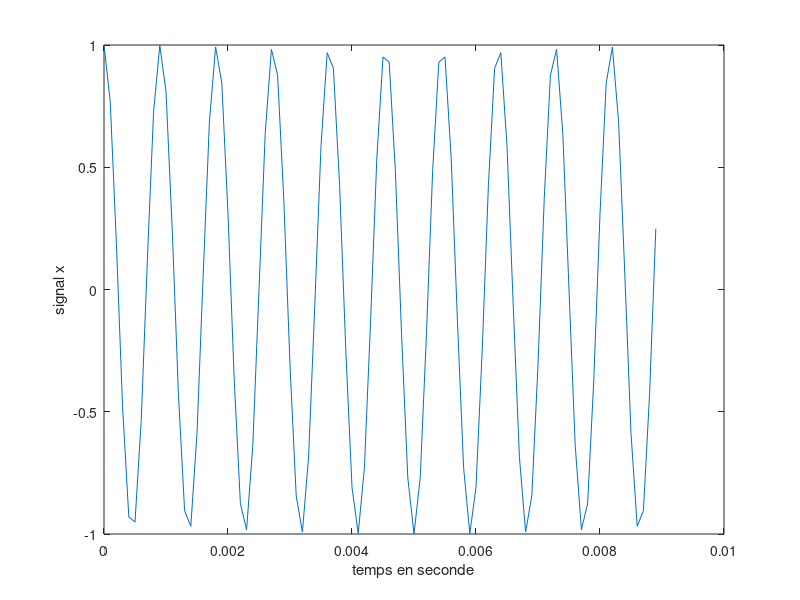
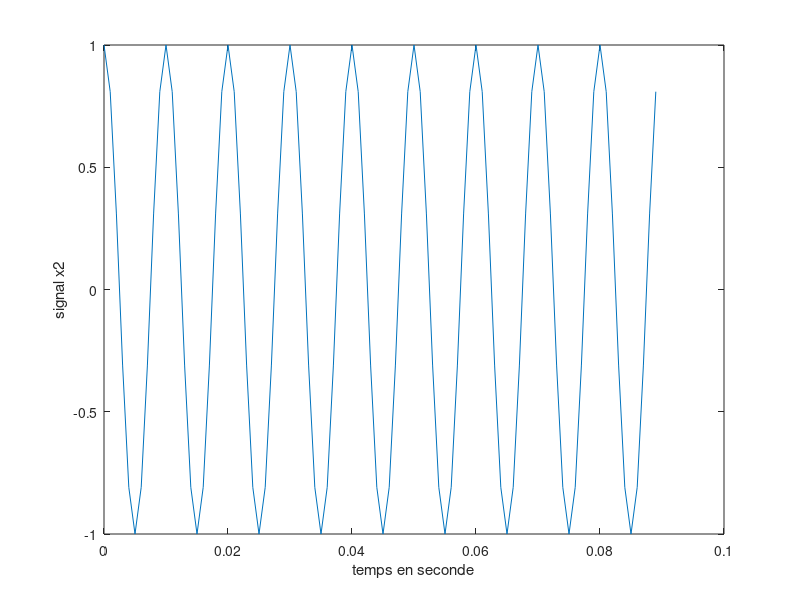
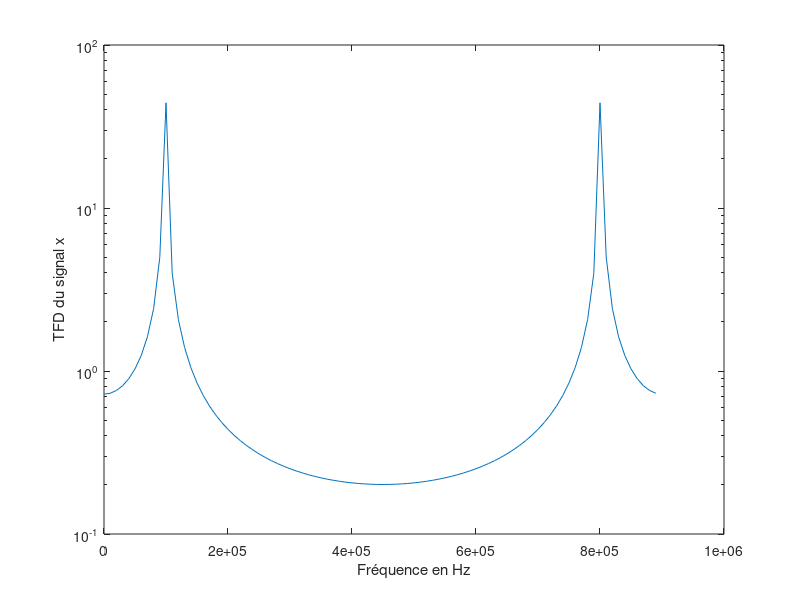
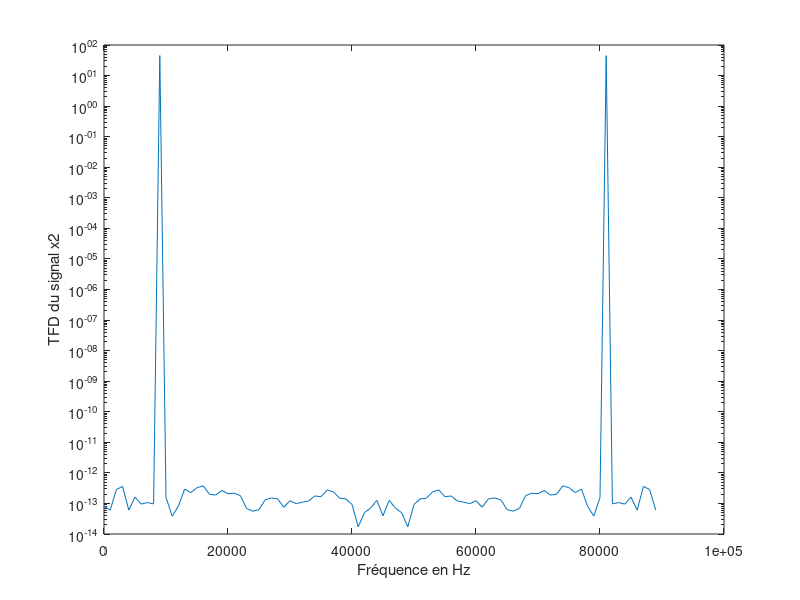

Reproduce these figures in MATLAB, in order.
%2.1 Représentation temporelle
f0 = 1100;
Fe = 10000;
Te = 1/Fe;
N = 90;
x = cos(2*pi*f0*(0:Te:(N-1)*Te))
plot((0:Te:(N-1)*Te),x)
xlabel("temps en seconde");
ylabel("signal x");

Fe2 = 1000;
Te2 = 1/Fe2;
x2 = cos(2*pi*f0*(0:Te2:(N-1)*Te2))
x2(1)
figure
plot((0:Te2:(N-1)*Te2),x2)
xlabel("temps en seconde");
ylabel("signal x2");
%critère de Shannon Fe > 2fmax 

%2.2 Représentation fréquentielle
TF_x = fft(x);
figure
semilogy((0:Fe:(N-1)*Fe),abs(TF_x))
xlabel("Fréquence en Hz");
ylabel("TFD du signal x");

TF_x2 = fft(x2);
figure
semilogy((0:Fe2:(N-1)*Fe2),abs(TF_x2))
xlabel("Fréquence en Hz");
ylabel("TFD du signal x2");

N1 = 150;
N2 = 100;
N3 = 180;
N4 = 2^8;
N5 = 1024;
X1 = fft(x,N1);
figure
semilogy(linspace(0,Fe,length(X1)),abs(X1))
X2 = fft(x,N2);
figure
semilogy(linspace(0,Fe,length(X2)),abs(X2))
X3 = fft(x,N3);
figure
semilogy(linspace(0,Fe,length(X3)),abs(X3))
X4 = fft(x,N4);
figure
semilogy(linspace(0,Fe,length(X4)),abs(X4))
X5 = fft(x,N5);
figure
semilogy(linspace(0,Fe,length(X5)),abs(X5))
Rx = 0;
for i=1:N
    Rx = Rx +  x(i)*conj(x(i));
end
R_x = (1/N) * Rx;
Sx = fft(R_x);
figure
semilogy(linspace(0,Fe,length(Sx)),abs(Sx))